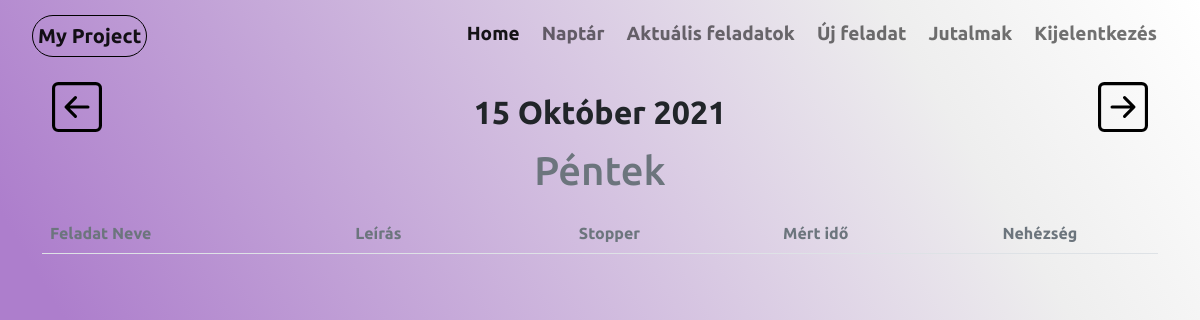
The page /day (signed in) on the database as committed earlier.
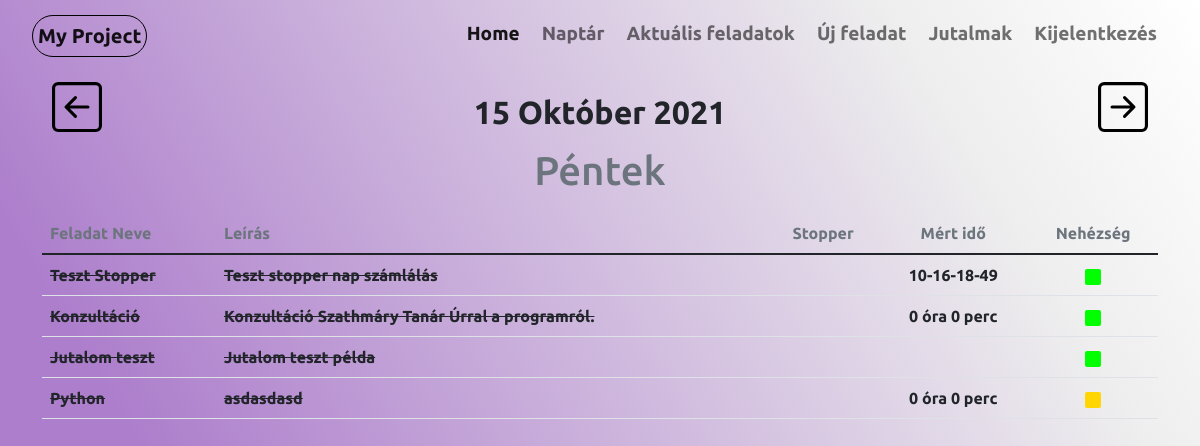
The same page on the database as committed later.
### website/models.py (models this page shows, shortened)
class Tasks(db.Model):
    task_id = db.Column(db.Integer,primary_key=True)
    project_id = db.Column(db.Integer, db.ForeignKey('projects.project_id'))
    task_name = db.Column(db.String(60))
    status = db.Column(db.Boolean, default=False)
    task_time = db.Column(db.String(60))
    stoper = db.Column(db.Boolean, default=False)
    mert_ido = db.Column(db.String(60))
    difficulty = db.Column(db.String(60))
    description = db.Column(db.String(250))
    user_id = db.Column(db.Integer, db.ForeignKey('user.id'))

### website/views.py (the view)
@views.route("/day", methods=['GET','POST'])
@login_required
def day_view():
    with open('date.txt','r') as f:
        d = f.read().split('/')
        year = d[0]
        month = d[1]
        day = d[2]
        f.close()
    value= day1(int(year), int(month), int(day))
    print(value)
    user_task = db.session.query(Tasks).filter(Tasks.task_time == f"{year}-{month}-{day}"). \
        filter(Tasks.user_id == current_user.id).all()
    return render_template('day.html', user = current_user,value=value, month=month, tasks = user_task)

### website/__init__.py (called while the page is built)
def create_app():
    app = Flask(__name__)
    app.secret_key = secrets.token_urlsafe(16)
    app.config['SQLALCHEMY_DATABASE_URI'] = f'sqlite:///{DB_NAME}'
    db.init_app(app)
    from .views import views
    from .auth import auth
    app.register_blueprint(views)
    app.register_blueprint(auth)
    from .models import User
    login_manager = LoginManager()
    login_manager.login_view = 'auth.login'
    login_manager.init_app(app)
    @login_manager.user_loader
    def load_user(id):
        return User.query.get(int(id))
    create_database(app)
    return app

### website/date.py (called while the page is built)
def day1(year, month, day):
    try:
        day_name = calendar.weekday(year, month, day)
        return [day, months[month], year, days[day_name]]
    except Exception:
        return False

### website/templates/day.html (shortened to what this page needs)
{% extends "base.html"%}{% block title %}Nap{% endblock %}
{%block content%}
<div style="margin:15px 10px 10px 10px ;">
    <ul class="nav justify-content-between">
        <li class="nav-item">
            <a href="/last_day/{{ value.0 }}">
            </a>
        </li>
        <li class="nav-item">
            <div class="col">
                <h3 class="text-center">
                    <a class="nav-link link-dark fs-2" href="/{{ value.2 }}/{{ month }}">{{ value.0 }}  {{ value.1 }}  {{ value.2 }}</a>
                </h3>
                <h1 class="fs-1 text-secondary">
                    <div style="text-align: center;">{{ value.3 }}</div>
                </h1>
            </div>
        </li>
        <li class="nav-item">
            <a href="/next_day/{{ value.0 }}">
            </a>
        </li>
    </ul>
</div>
<table class="table  table-hover fs-6 fw-bold">
    <thread>
        <td class="fs-6 text-secondary">Feladat Neve</td>
        <td class="fs-6 text-secondary">Leírás</td>
        <td class="fs-6 text-secondary" style="text-align: center;">Stopper</td>
        <td class="fs-6 text-secondary" style="text-align: center;">Mért idő</td>
        <td class="fs-6 text-secondary" style="text-align: center;">Nehézség</td>
    </thread>
    <tbody>
        {%for task in tasks%}
            {%if task.status == True%}
                    <tr>
                        <td> {{task.task_name}}</td>
                        <td> {{task.description}}</td>
                        <td style="text-align: center;">
                            <a href="/stoper/{{ task.task_id }}">
                                {% if not task.stoper %}
                                <svg xmlns="http://www.w3.org/2000/svg" width="30" height="30" fill="#2EEF42" class="bi bi-play-circle-fill" viewBox="0 0 16 16">
                                    <path d="M16 8A8 8 0 1 1 0 8a8 8 0 0 1 16 0zM6.79 5.093A.5.5 0 0 0 6 5.5v5a.5.5 0 0 0 .79.407l3.5-2.5a.5.5 0 0 0 0-.814l-3.5-2.5z"/>
                                </svg>
                                {%else%}
                                <svg xmlns="http://www.w3.org/2000/svg" width="30" height="30" fill="#CC0000" class="bi bi-play-circle-fill" viewBox="0 0 16 16">
                                    <path d="M16 8A8 8 0 1 1 0 8a8 8 0 0 1 16 0zM6.79 5.093A.5.5 0 0 0 6 5.5v5a.5.5 0 0 0 .79.407l3.5-2.5a.5.5 0 0 0 0-.814l-3.5-2.5z"/>
                                </svg>
                                {%endif%}
                                {%if task.stoper %}
                                {%endif%}
                            </a>
                        </td>
                        <td></td>
                        <td style="text-align: center;">
                            {%if task.difficulty == "Könnyű"%}
                            <svg xmlns="http://www.w3.org/2000/svg" width="16" height="16" fill="#01ff01" class="bi bi-square-fill" viewBox="0 0 16 16">
                                <path d="M0 2a2 2 0 0 1 2-2h12a2 2 0 0 1 2 2v12a2 2 0 0 1-2 2H2a2 2 0 0 1-2-2V2z"/>
                            </svg>
                            {%elif task.difficulty == "Közepes"%}
                            <svg xmlns="http://www.w3.org/2000/svg" width="16" height="16" fill="#ffd601" class="bi bi-square-fill" viewBox="0 0 16 16">
                                <path d="M0 2a2 2 0 0 1 2-2h12a2 2 0 0 1 2 2v12a2 2 0 0 1-2 2H2a2 2 0 0 1-2-2V2z"/>
                            </svg>
                            {%else%}
                            <svg xmlns="http://www.w3.org/2000/svg" width="16" height="16" fill="#9b0101" class="bi bi-square-fill" viewBox="0 0 16 16">
                                <path d="M0 2a2 2 0 0 1 2-2h12a2 2 0 0 1 2 2v12a2 2 0 0 1-2 2H2a2 2 0 0 1-2-2V2z"/>
                            </svg>
                            {%endif%}
                        </td>
                {%else%}
                    <tr>
                        <td><del>{{task.task_name}}</del></td>
                        <td><del> {{task.description}} </del> </td>
                        <td></td>
                        {%if task.mert_ido != "0"%}
                        <td style="text-align: center;">{{task.mert_ido}}</td>
                        {%else%}
                        <td></td>
                        {%endif%}
                        <td style="text-align: center;">
                            {%if task.difficulty == "Könnyű"%}
                            <svg xmlns="http://www.w3.org/2000/svg" width="16" height="16" fill="#01ff01" class="bi bi-square-fill" viewBox="0 0 16 16">
                                <path d="M0 2a2 2 0 0 1 2-2h12a2 2 0 0 1 2 2v12a2 2 0 0 1-2 2H2a2 2 0 0 1-2-2V2z"/>
                            </svg>
                            {%elif task.difficulty == "Közepes"%}
                            <svg xmlns="http://www.w3.org/2000/svg" width="16" height="16" fill="#ffd601" class="bi bi-square-fill" viewBox="0 0 16 16">
                                <path d="M0 2a2 2 0 0 1 2-2h12a2 2 0 0 1 2 2v12a2 2 0 0 1-2 2H2a2 2 0 0 1-2-2V2z"/>
                            </svg>
                            {%else%}
                            <svg xmlns="http://www.w3.org/2000/svg" width="16" height="16" fill="#9b0101" class="bi bi-square-fill" viewBox="0 0 16 16">
                                <path d="M0 2a2 2 0 0 1 2-2h12a2 2 0 0 1 2 2v12a2 2 0 0 1-2 2H2a2 2 0 0 1-2-2V2z"/>
                            </svg>
                            {%endif%}
                        </td>
                    </tr>
                    {%endif%}
        {%endfor%}
    </tbody>
</table>
{%endblock%}

### website/templates/base.html (shortened to what this page needs)
<!DOCTYPE html>
<html lang="en">
<head>
    <link rel="stylesheet" id="style" href="./static/style.css" >
    <link rel="stylesheet" href="./static/style_for_signup.css">
    <link rel="stylesheet" href="./static/calendar.css">
    <link href="https://cdn.jsdelivr.net/npm/bootstrap@5.1.1/dist/css/bootstrap.min.css" rel="stylesheet">
</head>
<body>
      <nav class="navbar navbar-expand-lg navbar-light">
          <div class="container-fluid">
            <a class="navbar-brand">My Project</a>
            <div class="collapse navbar-collapse" id="navbarNav">
              <ul class="navbar-nav ms-auto">
                {% if user.is_authenticated %}
                  <li class="nav-item">
                    <a class="nav-link active" id="home" aria-current="page" href="/">Home</a>
                  </li>
                  <li class="nav-item">
                    <a class="nav-link" id="calendar" href="/calendar" >Naptár</a>
                  </li>
                  <li class="nav-item">
                    <a class="nav-link" id="currenttasks" href="/currenttasks">Aktuális feladatok</a>
                  </li>
                  <li class="nav-item">
                    <a class="nav-link" id="newtask" href="/newtask">Új feladat</a>
                  </li>
                  <li class="nav-item">
                    <a class="nav-link" id="jutalmak" href="/jutalmak">Jutalmak</a>
                  </li>
                  <li class="nav-item">
                    <a class="nav-link" id="logout" href="/logout" >Kijelentkezés</a>
                  </li>
                {%endif%}
              </ul>
            </div>
          </div>
        </nav>
      <div class="container">
        {%block content%}
        {%endblock%}
      </div>
    </body>
</html>

### website/static/style.css (style rules this page uses)
* { margin: 0; padding: 0; font-family: 'Ubuntu', sans-serif; }
body { background: linear-gradient(59deg, rgba(173,126,204,1) 21%, rgba(238,238,238,1) 81%, rgba(255,255,255,1) 100%); background-attachment: fixed; }
.navbar-brand { font-size: 16px; font-weight: bold; margin-top: 5px; margin-left: 20px; padding: 5px; border: 1px solid black; border-radius: 50px 50px 50px 50px; }
.nav-link { font-size: 19px; margin: 3px; font-weight: bold; }
.navbar-nav { text-align: right; margin-right: 20px; }

Rows that differ between the two databases and show on the page:
added Tasks: task_name "Teszt Stopper", description "Teszt stopper nap számlálás", mert_ido "10-16-18-49", difficulty "Könnyű" (drawn)
added Tasks: task_name "Konzultáció", description "Konzultáció Szathmáry Tanár Úrral a programról.", mert_ido "0 óra 0 perc", difficulty "Könnyű" (drawn)
added Tasks: task_name "Jutalom teszt", description "Jutalom teszt példa", mert_ido "0" (drawn), difficulty "Könnyű" (drawn)
added Tasks: task_name "Python", description "asdasdasd", mert_ido "0 óra 0 perc", difficulty "Közepes" (drawn)
